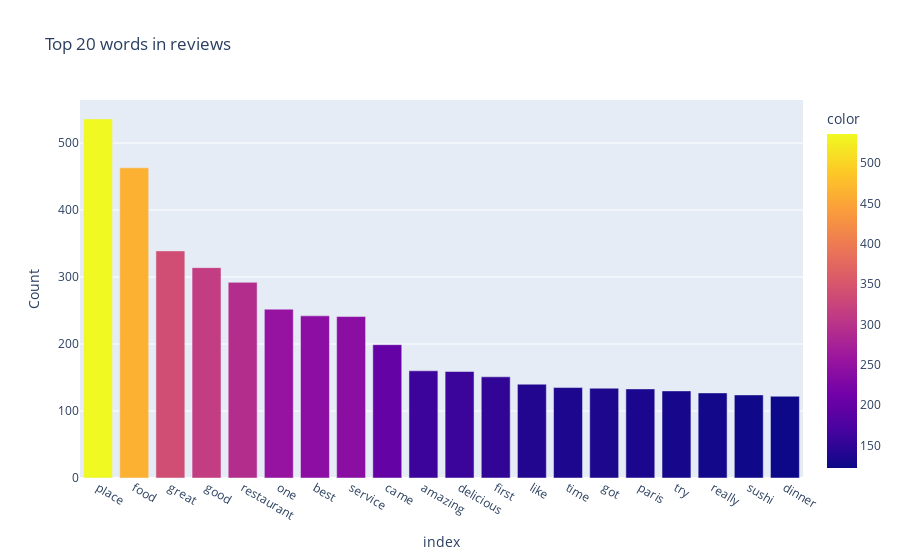

Notebook source saved alongside this figure:
### Code cell
from sklearn.feature_extraction.text import CountVectorizer
from nltk.corpus import stopwords


nltk.download("stopwords")


vectorizer = CountVectorizer(
    strip_accents="unicode",
    stop_words=stopwords.words("english"),
    ngram_range=(1, 3),
    max_df=0.9,
    min_df=2,
)
X_train_vec = vectorizer.fit_transform(X_train)
X_test_vec = vectorizer.transform(X_test)


from sklearn.preprocessing import StandardScaler


scaler = StandardScaler().fit(X_train_vec.toarray())

X_train_std = scaler.transform(X_train_vec.toarray())
X_test_std = scaler.transform(X_test_vec.toarray())


words_count = pd.Series(
    X_train_vec.sum(axis=0).tolist()[0],
    index=vectorizer.get_feature_names(),
)

top_20_count = words_count.sort_values(ascending=False).head(20)

fig = px.bar(
    top_20_count,
    x=top_20_count.index,
    y=top_20_count.values,
    labels={"x": "Word", "y": "Count"},
    title="Top 20 words in reviews",
    color=top_20_count.values,
)
fig.show()


from sklearn.linear_model import ElasticNetCV


reg = ElasticNetCV(random_state=42, n_jobs=-1).fit(X_train_std, y_train)
coefs = pd.Series(reg.coef_, index=vectorizer.get_feature_names())

top_20_coefs = coefs.nlargest(10).append(coefs.nsmallest(10)).sort_values()

fig = px.bar(
    top_20_coefs,
    x=top_20_coefs.index,
    y=top_20_coefs.values,
    labels={"x": "Word", "y": "Count"},
    title="Top 20 words in reviews",
    color=top_20_coefs.values,
)
fig.show()


y_pred = reg.predict(X_test_std)


from sklearn.metrics import median_absolute_error, r2_score


fig = px.box(
    x=y_test,
    y=y_pred,
    labels={"x": "Actual", "y": "Predicted"},
    title=f"Actual vs Predicted / R² = {round(r2_score(y_test, y_pred), 3)} / MAE = {round(median_absolute_error(y_test, y_pred), 3)}",
    color=y_test,
)
fig.show()

### Figure 1 — Plotly figure (JSON) as saved in the notebook; plotly's stock layout.template omitted (floating-point values rounded to 4 significant figures)
{"data": [{"alignmentgroup": "True", "hovertemplate": "index=%{x}<br>Count=%{y}<br>color=%{marker.color}<extra></extra>", "legendgroup": "", "marker": {"color": [536, 463, 339, 314, 292, 252, 242, 241, 199, 160, 159, 151, 140, 135, 134, 133, 130, 127, 124, 122], "coloraxis": "coloraxis", "pattern": {"shape": ""}}, "name": "", "offsetgroup": "", "orientation": "v", "showlegend": false, "textposition": "auto", "type": "bar", "x": ["place", "food", "great", "good", "restaurant", "one", "best", "service", "came", "amazing", "delicious", "first", "like", "time", "got", "paris", "try", "really", "sushi", "dinner"], "xaxis": "x", "y": [536, 463, 339, 314, 292, 252, 242, 241, 199, 160, 159, 151, 140, 135, 134, 133, 130, 127, 124, 122], "yaxis": "y"}], "layout": {"barmode": "relative", "coloraxis": {"colorbar": {"title": {"text": "color"}}, "colorscale": [[0, "#0d0887"], [0.1111, "#46039f"], [0.2222, "#7201a8"], [0.3333, "#9c179e"], [0.4444, "#bd3786"], [0.5556, "#d8576b"], [0.6667, "#ed7953"], [0.7778, "#fb9f3a"], [0.8889, "#fdca26"], [1, "#f0f921"]]}, "legend": {"tracegroupgap": 0}, "title": {"text": "Top 20 words in reviews"}, "xaxis": {"anchor": "y", "domain": [0, 1], "title": {"text": "index"}}, "yaxis": {"anchor": "x", "domain": [0, 1], "title": {"text": "Count"}}}}
